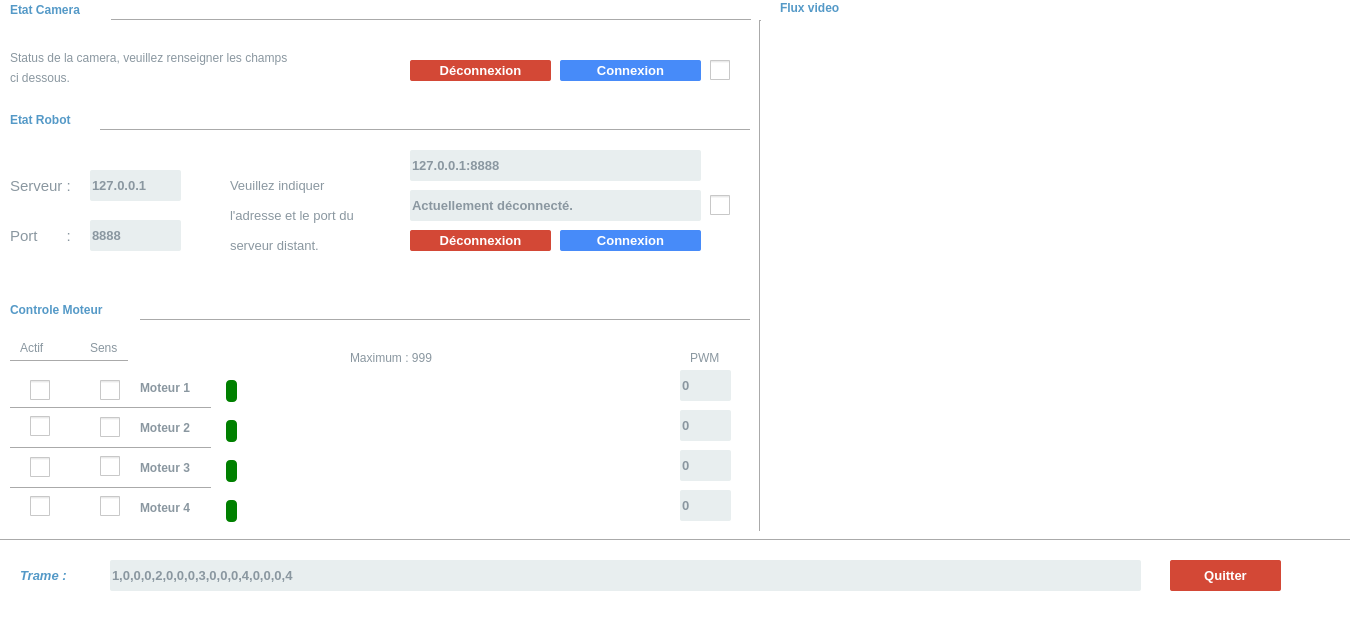
<?xml version="1.0" encoding="UTF-8"?>
<ui version="4.0">
 <class>MainWindow</class>
 <widget class="QMainWindow" name="MainWindow">
  <property name="geometry">
   <rect>
    <x>0</x>
    <y>0</y>
    <width>1350</width>
    <height>630</height>
   </rect>
  </property>
  <property name="minimumSize">
   <size>
    <width>1350</width>
    <height>630</height>
   </size>
  </property>
  <property name="maximumSize">
   <size>
    <width>1350</width>
    <height>630</height>
   </size>
  </property>
  <property name="windowTitle">
   <string>Console de controle du robot</string>
  </property>
  <property name="styleSheet">
   <string notr="true">background-color: #FFFFFF;
</string>
  </property>
  <widget class="QWidget" name="centralWidget">
   <widget class="QPushButton" name="quitButton">
    <property name="enabled">
     <bool>true</bool>
    </property>
    <property name="geometry">
     <rect>
      <x>1170</x>
      <y>560</y>
      <width>111</width>
      <height>31</height>
     </rect>
    </property>
    <property name="font">
     <font>
      <family>Arial</family>
      <pointsize>-1</pointsize>
      <weight>75</weight>
      <italic>false</italic>
      <bold>true</bold>
     </font>
    </property>
    <property name="styleSheet">
     <string notr="true">QPushButton {
padding:6px 0 6px 0;
	font:bold 13px Arial;
	background:#d34836;
	color:#fff;
	border-radius:2px;
	width:100px;
	border:none;
}

QPushButton:pressed {
	padding:6px 0 6px 0;
	font:bold 13px Arial;
	background:#ff4343;
	color:#fff;
	border-radius:2px;
	width:100px;
	border:none;
}</string>
    </property>
    <property name="text">
     <string>Quitter</string>
    </property>
    <property name="checkable">
     <bool>false</bool>
    </property>
   </widget>
   <widget class="QCheckBox" name="chkActif1">
    <property name="enabled">
     <bool>false</bool>
    </property>
    <property name="geometry">
     <rect>
      <x>30</x>
      <y>380</y>
      <width>20</width>
      <height>21</height>
     </rect>
    </property>
    <property name="styleSheet">
     <string notr="true">QCheckBox {
}


QCheckBox::indicator {
    width: 20px;
    height: 20px;
}

QCheckBox::indicator:unchecked {
image: url(:/boutons/ressource/uncheck.png);
}

QCheckBox::indicator:unchecked:hover {
image: url(:/boutons/ressource/uncheck.png);
}

QCheckBox::indicator:unchecked:pressed {
image: url(:/boutons/ressource/uncheck.png);
}

QCheckBox::indicator:checked {
image: url(:/boutons/ressource/check.png);
}

QCheckBox::indicator:checked:hover {
image: url(:/boutons/ressource/check.png);
}

QCheckBox::indicator:checked:pressed {
image: url(:/boutons/ressource/check.png);
}

QCheckBox::indicator:indeterminate:hover {
image: url(:/boutons/ressource/uncheck.png);
}

QCheckBox::indicator:indeterminate:pressed {
image: url(:/boutons/ressource/check.png);
}
</string>
    </property>
    <property name="text">
     <string/>
    </property>
   </widget>
   <widget class="QCheckBox" name="chkActif2">
    <property name="enabled">
     <bool>false</bool>
    </property>
    <property name="geometry">
     <rect>
      <x>30</x>
      <y>416</y>
      <width>20</width>
      <height>21</height>
     </rect>
    </property>
    <property name="styleSheet">
     <string notr="true">QCheckBox {
}


QCheckBox::indicator {
    width: 20px;
    height: 20px;
}

QCheckBox::indicator:unchecked {
image: url(:/boutons/ressource/uncheck.png);
}

QCheckBox::indicator:unchecked:hover {
image: url(:/boutons/ressource/uncheck.png);
}

QCheckBox::indicator:unchecked:pressed {
image: url(:/boutons/ressource/uncheck.png);
}

QCheckBox::indicator:checked {
image: url(:/boutons/ressource/check.png);
}

QCheckBox::indicator:checked:hover {
image: url(:/boutons/ressource/check.png);
}

QCheckBox::indicator:checked:pressed {
image: url(:/boutons/ressource/check.png);
}

QCheckBox::indicator:indeterminate:hover {
image: url(:/boutons/ressource/uncheck.png);
}

QCheckBox::indicator:indeterminate:pressed {
image: url(:/boutons/ressource/check.png);
}
</string>
    </property>
    <property name="text">
     <string/>
    </property>
   </widget>
   <widget class="QSlider" name="slDist1">
    <property name="enabled">
     <bool>false</bool>
    </property>
    <property name="geometry">
     <rect>
      <x>220</x>
      <y>380</y>
      <width>441</width>
      <height>22</height>
     </rect>
    </property>
    <property name="styleSheet">
     <string notr="true">QSlider::groove:horizontal {
    background: red;
	position: absolute; 
	left: 12px; right: 12px;

}

QSlider::handle:horizontal {
	height:10;
    background: green;
	margin: 0 -6px; /* expand outside the groove */
	border-radius: 4px;
}

QSlider::add-page:horizontal {
    background: white;
}

QSlider::sub-page:horizontal {
    background: #DAF7A6;
}</string>
    </property>
    <property name="maximum">
     <number>999</number>
    </property>
    <property name="orientation">
     <enum>Qt::Horizontal</enum>
    </property>
   </widget>
   <widget class="QSlider" name="slDist2">
    <property name="enabled">
     <bool>false</bool>
    </property>
    <property name="geometry">
     <rect>
      <x>220</x>
      <y>420</y>
      <width>441</width>
      <height>22</height>
     </rect>
    </property>
    <property name="styleSheet">
     <string notr="true">QSlider::groove:horizontal {
    background: red;
	position: absolute; 
	left: 12px; right: 12px;

}

QSlider::handle:horizontal {
	height:10;
    background: green;
	margin: 0 -6px; /* expand outside the groove */
	border-radius: 4px;
}

QSlider::add-page:horizontal {
    background: white;
}

QSlider::sub-page:horizontal {
    background: #DAF7A6;
}</string>
    </property>
    <property name="maximum">
     <number>999</number>
    </property>
    <property name="orientation">
     <enum>Qt::Horizontal</enum>
    </property>
   </widget>
   <widget class="QCheckBox" name="chkSens2">
    <property name="enabled">
     <bool>false</bool>
    </property>
    <property name="geometry">
     <rect>
      <x>100</x>
      <y>417</y>
      <width>21</width>
      <height>20</height>
     </rect>
    </property>
    <property name="styleSheet">
     <string notr="true">QCheckBox {
}


QCheckBox::indicator {
    width: 20px;
    height: 20px;
}

QCheckBox::indicator:unchecked {
image: url(:/boutons/ressource/uncheck.png);
}

QCheckBox::indicator:unchecked:hover {
image: url(:/boutons/ressource/uncheck.png);
}

QCheckBox::indicator:unchecked:pressed {
image: url(:/boutons/ressource/uncheck.png);
}

QCheckBox::indicator:checked {
image: url(:/boutons/ressource/check.png);
}

QCheckBox::indicator:checked:hover {
image: url(:/boutons/ressource/check.png);
}

QCheckBox::indicator:checked:pressed {
image: url(:/boutons/ressource/check.png);
}

QCheckBox::indicator:indeterminate:hover {
image: url(:/boutons/ressource/uncheck.png);
}

QCheckBox::indicator:indeterminate:pressed {
image: url(:/boutons/ressource/check.png);
}
</string>
    </property>
    <property name="text">
     <string/>
    </property>
   </widget>
   <widget class="QCheckBox" name="chkSens1">
    <property name="enabled">
     <bool>false</bool>
    </property>
    <property name="geometry">
     <rect>
      <x>100</x>
      <y>380</y>
      <width>21</width>
      <height>21</height>
     </rect>
    </property>
    <property name="styleSheet">
     <string notr="true">QCheckBox {
}


QCheckBox::indicator {
    width: 20px;
    height: 20px;
}

QCheckBox::indicator:unchecked {
image: url(:/boutons/ressource/uncheck.png);
}

QCheckBox::indicator:unchecked:hover {
image: url(:/boutons/ressource/uncheck.png);
}

QCheckBox::indicator:unchecked:pressed {
image: url(:/boutons/ressource/uncheck.png);
}

QCheckBox::indicator:checked {
image: url(:/boutons/ressource/check.png);
}

QCheckBox::indicator:checked:hover {
image: url(:/boutons/ressource/check.png);
}

QCheckBox::indicator:checked:pressed {
image: url(:/boutons/ressource/check.png);
}

QCheckBox::indicator:indeterminate:hover {
image: url(:/boutons/ressource/uncheck.png);
}

QCheckBox::indicator:indeterminate:pressed {
image: url(:/boutons/ressource/check.png);
}
</string>
    </property>
    <property name="text">
     <string/>
    </property>
   </widget>
   <widget class="QLabel" name="label">
    <property name="geometry">
     <rect>
      <x>20</x>
      <y>340</y>
      <width>31</width>
      <height>16</height>
     </rect>
    </property>
    <property name="styleSheet">
     <string notr="true">	color:#8a97a0;</string>
    </property>
    <property name="text">
     <string>Actif</string>
    </property>
   </widget>
   <widget class="QLabel" name="label_2">
    <property name="geometry">
     <rect>
      <x>90</x>
      <y>340</y>
      <width>31</width>
      <height>16</height>
     </rect>
    </property>
    <property name="styleSheet">
     <string notr="true">	color:#8a97a0;</string>
    </property>
    <property name="text">
     <string>Sens</string>
    </property>
   </widget>
   <widget class="QLabel" name="label_3">
    <property name="geometry">
     <rect>
      <x>140</x>
      <y>380</y>
      <width>71</width>
      <height>16</height>
     </rect>
    </property>
    <property name="font">
     <font>
      <weight>75</weight>
      <bold>true</bold>
     </font>
    </property>
    <property name="styleSheet">
     <string notr="true">	color:#8a97a0;</string>
    </property>
    <property name="text">
     <string>Moteur 1</string>
    </property>
   </widget>
   <widget class="QLabel" name="label_4">
    <property name="geometry">
     <rect>
      <x>140</x>
      <y>420</y>
      <width>61</width>
      <height>16</height>
     </rect>
    </property>
    <property name="font">
     <font>
      <weight>75</weight>
      <bold>true</bold>
     </font>
    </property>
    <property name="styleSheet">
     <string notr="true">	color:#8a97a0;</string>
    </property>
    <property name="text">
     <string>Moteur 2</string>
    </property>
   </widget>
   <widget class="QLineEdit" name="leDist1">
    <property name="enabled">
     <bool>false</bool>
    </property>
    <property name="geometry">
     <rect>
      <x>680</x>
      <y>370</y>
      <width>51</width>
      <height>31</height>
     </rect>
    </property>
    <property name="styleSheet">
     <string notr="true">	padding:6px 0 6px 0;
	font:bold 13px Arial;
	background:#e8eeef;
	color:#8a97a0;
	border-radius:2px;
	width:100px;
	border:none;</string>
    </property>
    <property name="text">
     <string>0</string>
    </property>
    <property name="readOnly">
     <bool>false</bool>
    </property>
   </widget>
   <widget class="QLineEdit" name="leDist2">
    <property name="enabled">
     <bool>false</bool>
    </property>
    <property name="geometry">
     <rect>
      <x>680</x>
      <y>410</y>
      <width>51</width>
      <height>31</height>
     </rect>
    </property>
    <property name="styleSheet">
     <string notr="true">	padding:6px 0 6px 0;
	font:bold 13px Arial;
	background:#e8eeef;
	color:#8a97a0;
	border-radius:2px;
	width:100px;
	border:none;</string>
    </property>
    <property name="text">
     <string>0</string>
    </property>
    <property name="readOnly">
     <bool>false</bool>
    </property>
   </widget>
   <widget class="QLabel" name="label_6">
    <property name="geometry">
     <rect>
      <x>690</x>
      <y>350</y>
      <width>31</width>
      <height>16</height>
     </rect>
    </property>
    <property name="styleSheet">
     <string notr="true">	color:#8a97a0;</string>
    </property>
    <property name="text">
     <string>PWM</string>
    </property>
   </widget>
   <widget class="QLabel" name="label_9">
    <property name="geometry">
     <rect>
      <x>10</x>
      <y>170</y>
      <width>71</width>
      <height>31</height>
     </rect>
    </property>
    <property name="font">
     <font>
      <pointsize>11</pointsize>
      <weight>50</weight>
      <bold>false</bold>
     </font>
    </property>
    <property name="styleSheet">
     <string notr="true">	color:#8a97a0;</string>
    </property>
    <property name="text">
     <string>Serveur :</string>
    </property>
   </widget>
   <widget class="QLineEdit" name="leIPServeur">
    <property name="geometry">
     <rect>
      <x>90</x>
      <y>170</y>
      <width>91</width>
      <height>31</height>
     </rect>
    </property>
    <property name="styleSheet">
     <string notr="true">	padding:6px 0 6px 0;
	font:bold 13px Arial;
	background:#e8eeef;
	color:#8a97a0;
	border-radius:2px;
	width:100px;
	border:none;</string>
    </property>
    <property name="inputMethodHints">
     <set>Qt::ImhDigitsOnly</set>
    </property>
    <property name="text">
     <string>127.0.0.1</string>
    </property>
   </widget>
   <widget class="QLineEdit" name="leMessage">
    <property name="enabled">
     <bool>false</bool>
    </property>
    <property name="geometry">
     <rect>
      <x>110</x>
      <y>560</y>
      <width>1031</width>
      <height>31</height>
     </rect>
    </property>
    <property name="font">
     <font>
      <family>Arial</family>
      <pointsize>-1</pointsize>
      <weight>75</weight>
      <italic>false</italic>
      <bold>true</bold>
     </font>
    </property>
    <property name="styleSheet">
     <string notr="true">	padding:6px 0 6px 0;
	font:bold 13px Arial;
	background:#e8eeef;
	color:#8a97a0;
	border-radius:2px;
	width:100px;
	border:none;</string>
    </property>
    <property name="text">
     <string>1,0,0,0,2,0,0,0,3,0,0,0,4,0,0,0,4</string>
    </property>
   </widget>
   <widget class="QLabel" name="label_11">
    <property name="geometry">
     <rect>
      <x>20</x>
      <y>560</y>
      <width>61</width>
      <height>31</height>
     </rect>
    </property>
    <property name="font">
     <font>
      <pointsize>10</pointsize>
      <weight>75</weight>
      <italic>true</italic>
      <bold>true</bold>
     </font>
    </property>
    <property name="styleSheet">
     <string notr="true">color: #5499c7 ;</string>
    </property>
    <property name="text">
     <string>Trame :</string>
    </property>
   </widget>
   <widget class="QLineEdit" name="leDist4">
    <property name="enabled">
     <bool>false</bool>
    </property>
    <property name="geometry">
     <rect>
      <x>680</x>
      <y>490</y>
      <width>51</width>
      <height>31</height>
     </rect>
    </property>
    <property name="styleSheet">
     <string notr="true">	padding:6px 0 6px 0;
	font:bold 13px Arial;
	background:#e8eeef;
	color:#8a97a0;
	border-radius:2px;
	width:100px;
	border:none;</string>
    </property>
    <property name="text">
     <string>0</string>
    </property>
    <property name="readOnly">
     <bool>false</bool>
    </property>
   </widget>
   <widget class="QSlider" name="slDist4">
    <property name="enabled">
     <bool>false</bool>
    </property>
    <property name="geometry">
     <rect>
      <x>220</x>
      <y>500</y>
      <width>441</width>
      <height>22</height>
     </rect>
    </property>
    <property name="styleSheet">
     <string notr="true">QSlider::groove:horizontal {
    background: red;
	position: absolute; 
	left: 12px; right: 12px;

}

QSlider::handle:horizontal {
	height:10;
    background: green;
	margin: 0 -6px; /* expand outside the groove */
	border-radius: 4px;
}

QSlider::add-page:horizontal {
    background: white;
}

QSlider::sub-page:horizontal {
    background: #DAF7A6;
}</string>
    </property>
    <property name="maximum">
     <number>999</number>
    </property>
    <property name="orientation">
     <enum>Qt::Horizontal</enum>
    </property>
   </widget>
   <widget class="QCheckBox" name="chkSens4">
    <property name="enabled">
     <bool>false</bool>
    </property>
    <property name="geometry">
     <rect>
      <x>100</x>
      <y>496</y>
      <width>20</width>
      <height>21</height>
     </rect>
    </property>
    <property name="styleSheet">
     <string notr="true">QCheckBox {
}


QCheckBox::indicator {
    width: 20px;
    height: 20px;
}

QCheckBox::indicator:unchecked {
image: url(:/boutons/ressource/uncheck.png);
}

QCheckBox::indicator:unchecked:hover {
image: url(:/boutons/ressource/uncheck.png);
}

QCheckBox::indicator:unchecked:pressed {
image: url(:/boutons/ressource/uncheck.png);
}

QCheckBox::indicator:checked {
image: url(:/boutons/ressource/check.png);
}

QCheckBox::indicator:checked:hover {
image: url(:/boutons/ressource/check.png);
}

QCheckBox::indicator:checked:pressed {
image: url(:/boutons/ressource/check.png);
}

QCheckBox::indicator:indeterminate:hover {
image: url(:/boutons/ressource/uncheck.png);
}

QCheckBox::indicator:indeterminate:pressed {
image: url(:/boutons/ressource/check.png);
}
</string>
    </property>
    <property name="text">
     <string/>
    </property>
   </widget>
   <widget class="QSlider" name="slDist3">
    <property name="enabled">
     <bool>false</bool>
    </property>
    <property name="geometry">
     <rect>
      <x>220</x>
      <y>460</y>
      <width>441</width>
      <height>22</height>
     </rect>
    </property>
    <property name="styleSheet">
     <string notr="true">QSlider::groove:horizontal {
    background: red;
	position: absolute; 
	left: 12px; right: 12px;

}

QSlider::handle:horizontal {
	height:10;
    background: green;
	margin: 0 -6px; /* expand outside the groove */
	border-radius: 4px;
}

QSlider::add-page:horizontal {
    background: white;
}

QSlider::sub-page:horizontal {
    background: #DAF7A6;
}</string>
    </property>
    <property name="maximum">
     <number>999</number>
    </property>
    <property name="orientation">
     <enum>Qt::Horizontal</enum>
    </property>
   </widget>
   <widget class="QCheckBox" name="chkSens3">
    <property name="enabled">
     <bool>false</bool>
    </property>
    <property name="geometry">
     <rect>
      <x>100</x>
      <y>456</y>
      <width>21</width>
      <height>21</height>
     </rect>
    </property>
    <property name="styleSheet">
     <string notr="true">QCheckBox {
}


QCheckBox::indicator {
    width: 20px;
    height: 20px;
}

QCheckBox::indicator:unchecked {
image: url(:/boutons/ressource/uncheck.png);
}

QCheckBox::indicator:unchecked:hover {
image: url(:/boutons/ressource/uncheck.png);
}

QCheckBox::indicator:unchecked:pressed {
image: url(:/boutons/ressource/uncheck.png);
}

QCheckBox::indicator:checked {
image: url(:/boutons/ressource/check.png);
}

QCheckBox::indicator:checked:hover {
image: url(:/boutons/ressource/check.png);
}

QCheckBox::indicator:checked:pressed {
image: url(:/boutons/ressource/check.png);
}

QCheckBox::indicator:indeterminate:hover {
image: url(:/boutons/ressource/uncheck.png);
}

QCheckBox::indicator:indeterminate:pressed {
image: url(:/boutons/ressource/check.png);
}
</string>
    </property>
    <property name="text">
     <string/>
    </property>
   </widget>
   <widget class="QLineEdit" name="leDist3">
    <property name="enabled">
     <bool>false</bool>
    </property>
    <property name="geometry">
     <rect>
      <x>680</x>
      <y>450</y>
      <width>51</width>
      <height>31</height>
     </rect>
    </property>
    <property name="styleSheet">
     <string notr="true">	padding:6px 0 6px 0;
	font:bold 13px Arial;
	background:#e8eeef;
	color:#8a97a0;
	border-radius:2px;
	width:100px;
	border:none;</string>
    </property>
    <property name="text">
     <string>0</string>
    </property>
    <property name="readOnly">
     <bool>false</bool>
    </property>
   </widget>
   <widget class="QCheckBox" name="chkActif3">
    <property name="enabled">
     <bool>false</bool>
    </property>
    <property name="geometry">
     <rect>
      <x>30</x>
      <y>457</y>
      <width>20</width>
      <height>20</height>
     </rect>
    </property>
    <property name="styleSheet">
     <string notr="true">QCheckBox {
}


QCheckBox::indicator {
    width: 20px;
    height: 20px;
}

QCheckBox::indicator:unchecked {
image: url(:/boutons/ressource/uncheck.png);
}

QCheckBox::indicator:unchecked:hover {
image: url(:/boutons/ressource/uncheck.png);
}

QCheckBox::indicator:unchecked:pressed {
image: url(:/boutons/ressource/uncheck.png);
}

QCheckBox::indicator:checked {
image: url(:/boutons/ressource/check.png);
}

QCheckBox::indicator:checked:hover {
image: url(:/boutons/ressource/check.png);
}

QCheckBox::indicator:checked:pressed {
image: url(:/boutons/ressource/check.png);
}

QCheckBox::indicator:indeterminate:hover {
image: url(:/boutons/ressource/uncheck.png);
}

QCheckBox::indicator:indeterminate:pressed {
image: url(:/boutons/ressource/check.png);
}
</string>
    </property>
    <property name="text">
     <string/>
    </property>
   </widget>
   <widget class="QLabel" name="label_5">
    <property name="geometry">
     <rect>
      <x>140</x>
      <y>460</y>
      <width>61</width>
      <height>16</height>
     </rect>
    </property>
    <property name="font">
     <font>
      <weight>75</weight>
      <bold>true</bold>
     </font>
    </property>
    <property name="styleSheet">
     <string notr="true">	color:#8a97a0;</string>
    </property>
    <property name="text">
     <string>Moteur 3</string>
    </property>
   </widget>
   <widget class="QCheckBox" name="chkActif4">
    <property name="enabled">
     <bool>false</bool>
    </property>
    <property name="geometry">
     <rect>
      <x>30</x>
      <y>496</y>
      <width>21</width>
      <height>21</height>
     </rect>
    </property>
    <property name="styleSheet">
     <string notr="true">QCheckBox {
}


QCheckBox::indicator {
    width: 20px;
    height: 20px;
}

QCheckBox::indicator:unchecked {
image: url(:/boutons/ressource/uncheck.png);
}

QCheckBox::indicator:unchecked:hover {
image: url(:/boutons/ressource/uncheck.png);
}

QCheckBox::indicator:unchecked:pressed {
image: url(:/boutons/ressource/uncheck.png);
}

QCheckBox::indicator:checked {
image: url(:/boutons/ressource/check.png);
}

QCheckBox::indicator:checked:hover {
image: url(:/boutons/ressource/check.png);
}

QCheckBox::indicator:checked:pressed {
image: url(:/boutons/ressource/check.png);
}

QCheckBox::indicator:indeterminate:hover {
image: url(:/boutons/ressource/uncheck.png);
}

QCheckBox::indicator:indeterminate:pressed {
image: url(:/boutons/ressource/check.png);
}
</string>
    </property>
    <property name="text">
     <string/>
    </property>
   </widget>
   <widget class="QLabel" name="label_13">
    <property name="geometry">
     <rect>
      <x>140</x>
      <y>500</y>
      <width>71</width>
      <height>16</height>
     </rect>
    </property>
    <property name="font">
     <font>
      <weight>75</weight>
      <bold>true</bold>
     </font>
    </property>
    <property name="styleSheet">
     <string notr="true">	color:#8a97a0;</string>
    </property>
    <property name="text">
     <string>Moteur 4</string>
    </property>
   </widget>
   <widget class="QLabel" name="label_14">
    <property name="geometry">
     <rect>
      <x>230</x>
      <y>170</y>
      <width>141</width>
      <height>31</height>
     </rect>
    </property>
    <property name="font">
     <font>
      <pointsize>10</pointsize>
      <weight>50</weight>
      <italic>false</italic>
      <bold>false</bold>
     </font>
    </property>
    <property name="styleSheet">
     <string notr="true">	color:#8a97a0;</string>
    </property>
    <property name="text">
     <string>Veuillez indiquer </string>
    </property>
   </widget>
   <widget class="QLineEdit" name="leMessageConnexion">
    <property name="enabled">
     <bool>false</bool>
    </property>
    <property name="geometry">
     <rect>
      <x>410</x>
      <y>150</y>
      <width>291</width>
      <height>31</height>
     </rect>
    </property>
    <property name="font">
     <font>
      <family>Arial</family>
      <pointsize>-1</pointsize>
      <weight>75</weight>
      <italic>false</italic>
      <bold>true</bold>
     </font>
    </property>
    <property name="styleSheet">
     <string notr="true">	padding:6px 0 6px 0;
	font:bold 13px Arial;
	background:#e8eeef;
	color:#8a97a0;
	border-radius:2px;
	width:100px;
	border:none;</string>
    </property>
    <property name="text">
     <string>127.0.0.1:8888</string>
    </property>
    <property name="clearButtonEnabled">
     <bool>false</bool>
    </property>
   </widget>
   <widget class="QPushButton" name="Button_connexion">
    <property name="geometry">
     <rect>
      <x>560</x>
      <y>230</y>
      <width>141</width>
      <height>21</height>
     </rect>
    </property>
    <property name="font">
     <font>
      <family>Arial</family>
      <pointsize>-1</pointsize>
      <weight>75</weight>
      <italic>false</italic>
      <bold>true</bold>
     </font>
    </property>
    <property name="styleSheet">
     <string notr="true">QPushButton {
padding:6px 0 6px 0;
	font:bold 13px Arial;
	background:#478bf9;
	color:#fff;
	border-radius:2px;
	width:100px;
	border:none;
}

QPushButton:pressed {
	padding:6px 0 6px 0;
	font:bold 13px Arial;
	background:#43a1ff;
	color:#fff;
	border-radius:2px;
	width:100px;
	border:none;
}</string>
    </property>
    <property name="text">
     <string>Connexion</string>
    </property>
   </widget>
   <widget class="QLineEdit" name="lePortServeur">
    <property name="geometry">
     <rect>
      <x>90</x>
      <y>220</y>
      <width>91</width>
      <height>31</height>
     </rect>
    </property>
    <property name="styleSheet">
     <string notr="true">	padding:6px 0 6px 0;
	font:bold 13px Arial;
	background:#e8eeef;
	color:#8a97a0;
	border-radius:2px;
	width:100px;
	border:none;</string>
    </property>
    <property name="inputMethodHints">
     <set>Qt::ImhDigitsOnly</set>
    </property>
    <property name="text">
     <string>8888</string>
    </property>
   </widget>
   <widget class="QLabel" name="label_10">
    <property name="geometry">
     <rect>
      <x>10</x>
      <y>220</y>
      <width>81</width>
      <height>31</height>
     </rect>
    </property>
    <property name="font">
     <font>
      <pointsize>11</pointsize>
      <weight>50</weight>
      <bold>false</bold>
     </font>
    </property>
    <property name="styleSheet">
     <string notr="true">	color:#8a97a0;</string>
    </property>
    <property name="text">
     <string>Port       :</string>
    </property>
   </widget>
   <widget class="QPushButton" name="Button_deconnexion">
    <property name="geometry">
     <rect>
      <x>410</x>
      <y>230</y>
      <width>141</width>
      <height>21</height>
     </rect>
    </property>
    <property name="font">
     <font>
      <family>Arial</family>
      <pointsize>-1</pointsize>
      <weight>75</weight>
      <italic>false</italic>
      <bold>true</bold>
     </font>
    </property>
    <property name="styleSheet">
     <string notr="true">QPushButton {
padding:6px 0 6px 0;
	font:bold 13px Arial;
	background:#d34836;
	color:#fff;
	border-radius:2px;
	width:100px;
	border:none;
}

QPushButton:pressed {
	padding:6px 0 6px 0;
	font:bold 13px Arial;
	background:#ff4343;
	color:#fff;
	border-radius:2px;
	width:100px;
	border:none;
}</string>
    </property>
    <property name="text">
     <string>Déconnexion</string>
    </property>
   </widget>
   <widget class="Line" name="line">
    <property name="geometry">
     <rect>
      <x>140</x>
      <y>310</y>
      <width>621</width>
      <height>20</height>
     </rect>
    </property>
    <property name="styleSheet">
     <string notr="true"/>
    </property>
    <property name="orientation">
     <enum>Qt::Horizontal</enum>
    </property>
   </widget>
   <widget class="QLabel" name="label_15">
    <property name="geometry">
     <rect>
      <x>10</x>
      <y>300</y>
      <width>121</width>
      <height>20</height>
     </rect>
    </property>
    <property name="font">
     <font>
      <weight>75</weight>
      <bold>true</bold>
     </font>
    </property>
    <property name="styleSheet">
     <string notr="true">color: #5499c7 ;</string>
    </property>
    <property name="text">
     <string>Controle Moteur</string>
    </property>
   </widget>
   <widget class="Line" name="line_3">
    <property name="geometry">
     <rect>
      <x>10</x>
      <y>360</y>
      <width>118</width>
      <height>3</height>
     </rect>
    </property>
    <property name="orientation">
     <enum>Qt::Horizontal</enum>
    </property>
   </widget>
   <widget class="QLabel" name="label_16">
    <property name="geometry">
     <rect>
      <x>10</x>
      <y>110</y>
      <width>71</width>
      <height>20</height>
     </rect>
    </property>
    <property name="font">
     <font>
      <weight>75</weight>
      <bold>true</bold>
     </font>
    </property>
    <property name="styleSheet">
     <string notr="true">color: #5499c7 ;</string>
    </property>
    <property name="text">
     <string>Etat Robot</string>
    </property>
   </widget>
   <widget class="Line" name="line_4">
    <property name="geometry">
     <rect>
      <x>100</x>
      <y>120</y>
      <width>651</width>
      <height>20</height>
     </rect>
    </property>
    <property name="orientation">
     <enum>Qt::Horizontal</enum>
    </property>
   </widget>
   <widget class="QLabel" name="label_17">
    <property name="geometry">
     <rect>
      <x>230</x>
      <y>200</y>
      <width>141</width>
      <height>31</height>
     </rect>
    </property>
    <property name="font">
     <font>
      <pointsize>10</pointsize>
      <weight>50</weight>
      <italic>false</italic>
      <bold>false</bold>
     </font>
    </property>
    <property name="styleSheet">
     <string notr="true">	color:#8a97a0;</string>
    </property>
    <property name="text">
     <string>l'adresse et le port du</string>
    </property>
   </widget>
   <widget class="QLabel" name="label_18">
    <property name="geometry">
     <rect>
      <x>230</x>
      <y>230</y>
      <width>141</width>
      <height>31</height>
     </rect>
    </property>
    <property name="font">
     <font>
      <pointsize>10</pointsize>
      <weight>50</weight>
      <italic>false</italic>
      <bold>false</bold>
     </font>
    </property>
    <property name="styleSheet">
     <string notr="true">	color:#8a97a0;</string>
    </property>
    <property name="text">
     <string>serveur distant.</string>
    </property>
   </widget>
   <widget class="QLineEdit" name="leEtat_reseau">
    <property name="enabled">
     <bool>false</bool>
    </property>
    <property name="geometry">
     <rect>
      <x>410</x>
      <y>190</y>
      <width>291</width>
      <height>31</height>
     </rect>
    </property>
    <property name="font">
     <font>
      <family>Arial</family>
      <pointsize>-1</pointsize>
      <weight>75</weight>
      <italic>false</italic>
      <bold>true</bold>
     </font>
    </property>
    <property name="styleSheet">
     <string notr="true">	padding:6px 0 6px 0;
	font:bold 13px Arial;
	background:#e8eeef;
	color:#8a97a0;
	border-radius:2px;
	width:100px;
	border:none;</string>
    </property>
    <property name="text">
     <string>Actuellement déconnecté.</string>
    </property>
    <property name="clearButtonEnabled">
     <bool>false</bool>
    </property>
   </widget>
   <widget class="Line" name="line_7">
    <property name="geometry">
     <rect>
      <x>-10</x>
      <y>530</y>
      <width>1401</width>
      <height>20</height>
     </rect>
    </property>
    <property name="styleSheet">
     <string notr="true"/>
    </property>
    <property name="orientation">
     <enum>Qt::Horizontal</enum>
    </property>
   </widget>
   <widget class="QPushButton" name="Button_connexion_camera">
    <property name="geometry">
     <rect>
      <x>560</x>
      <y>60</y>
      <width>141</width>
      <height>21</height>
     </rect>
    </property>
    <property name="font">
     <font>
      <family>Arial</family>
      <pointsize>-1</pointsize>
      <weight>75</weight>
      <italic>false</italic>
      <bold>true</bold>
     </font>
    </property>
    <property name="styleSheet">
     <string notr="true">QPushButton {
padding:6px 0 6px 0;
	font:bold 13px Arial;
	background:#478bf9;
	color:#fff;
	border-radius:2px;
	width:100px;
	border:none;
}

QPushButton:pressed {
	padding:6px 0 6px 0;
	font:bold 13px Arial;
	background:#43a1ff;
	color:#fff;
	border-radius:2px;
	width:100px;
	border:none;
}</string>
    </property>
    <property name="text">
     <string>Connexion</string>
    </property>
   </widget>
   <widget class="Line" name="line_10">
    <property name="geometry">
     <rect>
      <x>10</x>
      <y>400</y>
      <width>201</width>
      <height>16</height>
     </rect>
    </property>
    <property name="orientation">
     <enum>Qt::Horizontal</enum>
    </property>
   </widget>
   <widget class="Line" name="line_11">
    <property name="geometry">
     <rect>
      <x>10</x>
      <y>440</y>
      <width>201</width>
      <height>16</height>
     </rect>
    </property>
    <property name="orientation">
     <enum>Qt::Horizontal</enum>
    </property>
   </widget>
   <widget class="Line" name="line_12">
    <property name="geometry">
     <rect>
      <x>10</x>
      <y>480</y>
      <width>201</width>
      <height>16</height>
     </rect>
    </property>
    <property name="orientation">
     <enum>Qt::Horizontal</enum>
    </property>
   </widget>
   <widget class="Line" name="line_9">
    <property name="geometry">
     <rect>
      <x>110</x>
      <y>10</y>
      <width>641</width>
      <height>20</height>
     </rect>
    </property>
    <property name="orientation">
     <enum>Qt::Horizontal</enum>
    </property>
   </widget>
   <widget class="QLabel" name="label_19">
    <property name="geometry">
     <rect>
      <x>10</x>
      <y>0</y>
      <width>101</width>
      <height>20</height>
     </rect>
    </property>
    <property name="font">
     <font>
      <weight>75</weight>
      <bold>true</bold>
     </font>
    </property>
    <property name="styleSheet">
     <string notr="true">color: #5499c7 ;</string>
    </property>
    <property name="text">
     <string>Etat Camera</string>
    </property>
   </widget>
   <widget class="QLabel" name="label_22">
    <property name="geometry">
     <rect>
      <x>780</x>
      <y>0</y>
      <width>71</width>
      <height>16</height>
     </rect>
    </property>
    <property name="font">
     <font>
      <weight>75</weight>
      <bold>true</bold>
     </font>
    </property>
    <property name="styleSheet">
     <string notr="true">color:#5499c7;</string>
    </property>
    <property name="text">
     <string>Flux video</string>
    </property>
   </widget>
   <widget class="QLabel" name="label_23">
    <property name="geometry">
     <rect>
      <x>350</x>
      <y>350</y>
      <width>101</width>
      <height>16</height>
     </rect>
    </property>
    <property name="styleSheet">
     <string notr="true">	color:#8a97a0;</string>
    </property>
    <property name="text">
     <string>Maximum : 999</string>
    </property>
   </widget>
   <widget class="Line" name="line_2">
    <property name="geometry">
     <rect>
      <x>750</x>
      <y>20</y>
      <width>20</width>
      <height>511</height>
     </rect>
    </property>
    <property name="orientation">
     <enum>Qt::Vertical</enum>
    </property>
   </widget>
   <widget class="QPushButton" name="Button_deconnexion_camera">
    <property name="geometry">
     <rect>
      <x>410</x>
      <y>60</y>
      <width>141</width>
      <height>21</height>
     </rect>
    </property>
    <property name="font">
     <font>
      <family>Arial</family>
      <pointsize>-1</pointsize>
      <weight>75</weight>
      <italic>false</italic>
      <bold>true</bold>
     </font>
    </property>
    <property name="styleSheet">
     <string notr="true">QPushButton {
padding:6px 0 6px 0;
	font:bold 13px Arial;
	background:#d34836;
	color:#fff;
	border-radius:2px;
	width:100px;
	border:none;
}

QPushButton:pressed {
	padding:6px 0 6px 0;
	font:bold 13px Arial;
	background:#ff4343;
	color:#fff;
	border-radius:2px;
	width:100px;
	border:none;
}</string>
    </property>
    <property name="text">
     <string>Déconnexion</string>
    </property>
   </widget>
   <widget class="QCheckBox" name="checkreseau">
    <property name="enabled">
     <bool>false</bool>
    </property>
    <property name="geometry">
     <rect>
      <x>710</x>
      <y>190</y>
      <width>21</width>
      <height>31</height>
     </rect>
    </property>
    <property name="styleSheet">
     <string notr="true">QCheckBox {
}


QCheckBox::indicator {
    width: 20px;
    height: 20px;
}

QCheckBox::indicator:unchecked {
image: url(:/boutons/ressource/uncheck.png);
}

QCheckBox::indicator:unchecked:hover {
image: url(:/boutons/ressource/uncheck.png);
}

QCheckBox::indicator:unchecked:pressed {
image: url(:/boutons/ressource/uncheck.png);
}

QCheckBox::indicator:checked {
image: url(:/boutons/ressource/check.png);
}

QCheckBox::indicator:checked:hover {
image: url(:/boutons/ressource/check.png);
}

QCheckBox::indicator:checked:pressed {
image: url(:/boutons/ressource/check.png);
}

QCheckBox::indicator:indeterminate:hover {
image: url(:/boutons/ressource/uncheck.png);
}

QCheckBox::indicator:indeterminate:pressed {
image: url(:/boutons/ressource/check.png);
}
</string>
    </property>
    <property name="text">
     <string/>
    </property>
   </widget>
   <widget class="QCheckBox" name="checkcamera">
    <property name="enabled">
     <bool>false</bool>
    </property>
    <property name="geometry">
     <rect>
      <x>710</x>
      <y>60</y>
      <width>21</width>
      <height>21</height>
     </rect>
    </property>
    <property name="styleSheet">
     <string notr="true">QCheckBox {
}


QCheckBox::indicator {
    width: 20px;
    height: 20px;
}

QCheckBox::indicator:unchecked {
image: url(:/boutons/ressource/uncheck.png);
}

QCheckBox::indicator:unchecked:hover {
image: url(:/boutons/ressource/uncheck.png);
}

QCheckBox::indicator:unchecked:pressed {
image: url(:/boutons/ressource/uncheck.png);
}

QCheckBox::indicator:checked {
image: url(:/boutons/ressource/check.png);
}

QCheckBox::indicator:checked:hover {
image: url(:/boutons/ressource/check.png);
}

QCheckBox::indicator:checked:pressed {
image: url(:/boutons/ressource/check.png);
}

QCheckBox::indicator:indeterminate:hover {
image: url(:/boutons/ressource/uncheck.png);
}

QCheckBox::indicator:indeterminate:pressed {
image: url(:/boutons/ressource/check.png);
}
</string>
    </property>
    <property name="text">
     <string/>
    </property>
   </widget>
   <widget class="VlcWidgetVideo" name="video" native="true">
    <property name="geometry">
     <rect>
      <x>770</x>
      <y>20</y>
      <width>571</width>
      <height>511</height>
     </rect>
    </property>
    <widget class="QLabel" name="label_camera_logo">
     <property name="geometry">
      <rect>
       <x>30</x>
       <y>0</y>
       <width>531</width>
       <height>511</height>
      </rect>
     </property>
     <property name="text">
      <string/>
     </property>
     <property name="pixmap">
      <pixmap resource="assets.qrc">:/divers/ressource/camera.png</pixmap>
     </property>
     <property name="scaledContents">
      <bool>false</bool>
     </property>
    </widget>
   </widget>
   <widget class="QLabel" name="label_7">
    <property name="geometry">
     <rect>
      <x>10</x>
      <y>50</y>
      <width>331</width>
      <height>16</height>
     </rect>
    </property>
    <property name="styleSheet">
     <string notr="true">	color:#8a97a0;</string>
    </property>
    <property name="text">
     <string>Status de la camera, veuillez renseigner les champs</string>
    </property>
   </widget>
   <widget class="QLabel" name="label_8">
    <property name="geometry">
     <rect>
      <x>10</x>
      <y>70</y>
      <width>91</width>
      <height>16</height>
     </rect>
    </property>
    <property name="styleSheet">
     <string notr="true">	color:#8a97a0;</string>
    </property>
    <property name="text">
     <string>ci dessous.</string>
    </property>
   </widget>
   <zorder>line_9</zorder>
   <zorder>quitButton</zorder>
   <zorder>chkActif1</zorder>
   <zorder>chkActif2</zorder>
   <zorder>slDist1</zorder>
   <zorder>slDist2</zorder>
   <zorder>chkSens2</zorder>
   <zorder>label</zorder>
   <zorder>label_2</zorder>
   <zorder>label_3</zorder>
   <zorder>label_4</zorder>
   <zorder>leDist1</zorder>
   <zorder>leDist2</zorder>
   <zorder>label_6</zorder>
   <zorder>label_9</zorder>
   <zorder>leIPServeur</zorder>
   <zorder>leMessage</zorder>
   <zorder>label_11</zorder>
   <zorder>leDist4</zorder>
   <zorder>slDist4</zorder>
   <zorder>chkSens4</zorder>
   <zorder>slDist3</zorder>
   <zorder>chkSens3</zorder>
   <zorder>leDist3</zorder>
   <zorder>chkActif3</zorder>
   <zorder>label_5</zorder>
   <zorder>chkActif4</zorder>
   <zorder>label_13</zorder>
   <zorder>label_14</zorder>
   <zorder>leMessageConnexion</zorder>
   <zorder>Button_connexion</zorder>
   <zorder>label_10</zorder>
   <zorder>Button_deconnexion</zorder>
   <zorder>line</zorder>
   <zorder>label_15</zorder>
   <zorder>line_3</zorder>
   <zorder>line_4</zorder>
   <zorder>label_17</zorder>
   <zorder>label_18</zorder>
   <zorder>leEtat_reseau</zorder>
   <zorder>line_7</zorder>
   <zorder>Button_connexion_camera</zorder>
   <zorder>line_10</zorder>
   <zorder>line_11</zorder>
   <zorder>line_12</zorder>
   <zorder>label_19</zorder>
   <zorder>label_22</zorder>
   <zorder>label_23</zorder>
   <zorder>label_16</zorder>
   <zorder>lePortServeur</zorder>
   <zorder>line_2</zorder>
   <zorder>Button_deconnexion_camera</zorder>
   <zorder>checkreseau</zorder>
   <zorder>checkcamera</zorder>
   <zorder>chkSens1</zorder>
   <zorder>video</zorder>
   <zorder>label_7</zorder>
   <zorder>label_8</zorder>
  </widget>
  <widget class="QMenuBar" name="menuBar">
   <property name="geometry">
    <rect>
     <x>0</x>
     <y>0</y>
     <width>1350</width>
     <height>19</height>
    </rect>
   </property>
  </widget>
  <action name="actionQuitter">
   <property name="text">
    <string>Quitter</string>
   </property>
  </action>
 </widget>
 <layoutdefault spacing="6" margin="11"/>
 <customwidgets>
  <customwidget>
   <class>VlcWidgetVideo</class>
   <extends>QWidget</extends>
   <header location="global">VLCQtWidgets/WidgetVideo.h</header>
   <container>1</container>
   <slots>
    <signal>fullscreen()</signal>
    <slot>toggleFullscreen()</slot>
   </slots>
  </customwidget>
 </customwidgets>
 <resources>
  <include location="assets.qrc"/>
 </resources>
 <connections/>
</ui>
